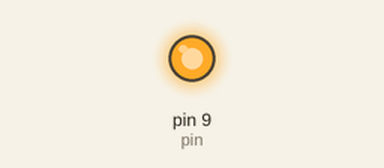
This sketch was run on a simulated Arduino Uno, built with avr-gcc and run on an emulated ATmega328P. Shown: output pins drawn as LEDs (lit = HIGH).

Above: at 2.5 s.
At 5.5 s:
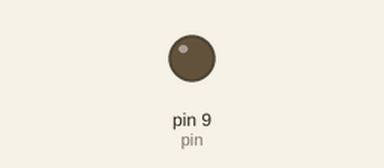
Timing chart, 0 to 7.8 s (numbered marks = the images above):
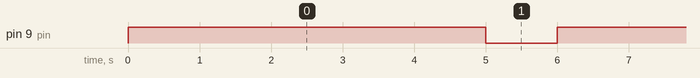

Measured:
- by itself, pin 9 (pin): alternates HIGH for 5.0 s and LOW for 1.0 s

The sketch:

encender_led.ino
```cpp
#define pin 9 //Escogemos el pin
//Siempre tiene que tener una resistencia de almenos 220 omhs
#define tiempo 1000
void setup() {
  // put your setup code here, to run once:
  pinMode(pin,OUTPUT);//lo configuramos
}
//Hara que el led se apage y se encienda
void loop() {
  // put your main code here, to run repeatedly:
  digitalWrite(pin,HIGH); // Activamos la salida (estado alto (5V))
  delay(5000);
  digitalWrite(pin,LOW); // Desactivamos la salida (estado bajo (0V))
  delay(1000);
}
```
